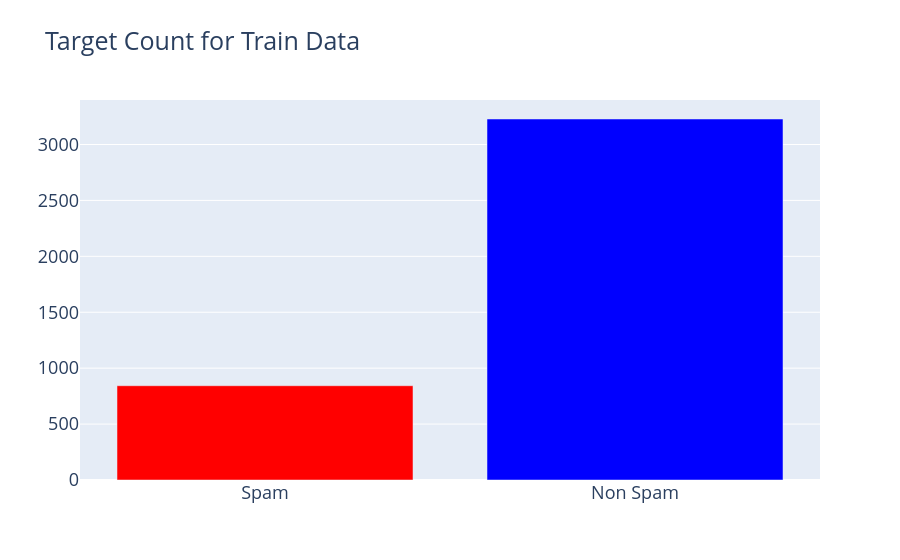
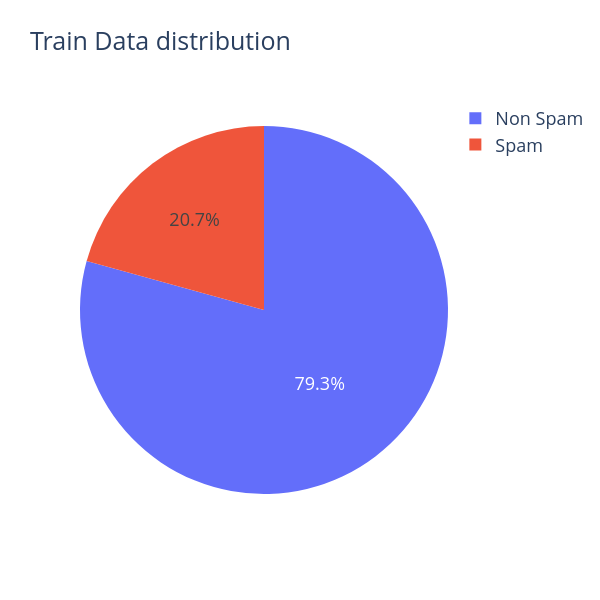

The cell these charts' notebook holds for them, in order:
### Code cell
configure_plotly_browser_state()

spam_size = len(spam_train_index)
non_spam_size = len(non_spam_train_index)
total_train_size = spam_size + non_spam_size

trace = go.Bar(
    x=["Spam","Non Spam"],
    y=[spam_size, non_spam_size],
    marker=dict(
        color=[spam_size, non_spam_size],
        colorscale = 'Picnic',
        reversescale = True
    ),
)

layout = go.Layout(
    title='Target Count for Train Data',
    font=dict(size=18)
)

data = [trace]
fig = go.Figure(data=data, layout=layout)
py.iplot(fig, filename="TargetCount")

## target distribution ##
labels = (np.array(["Spam", "Non Spam"]))
sizes = (np.array(([spam_size,non_spam_size]))/total_train_size*100)

trace = go.Pie(labels=labels, values=sizes)
layout = go.Layout(
    title='Train Data distribution',
    font=dict(size=18),
    width=600,
    height=600,
)
data = [trace]
fig = go.Figure(data=data, layout=layout)
py.iplot(fig, filename="usertype")

### Figure 1 — Plotly figure (JSON) as saved in the notebook; plotly's stock layout.template omitted (floating-point values rounded to 4 significant figures)
{"data": [{"marker": {"color": [843, 3228], "colorscale": [[0, "rgb(0,0,255)"], [0.1, "rgb(51,153,255)"], [0.2, "rgb(102,204,255)"], [0.3, "rgb(153,204,255)"], [0.4, "rgb(204,204,255)"], [0.5, "rgb(255,255,255)"], [0.6, "rgb(255,204,255)"], [0.7, "rgb(255,153,255)"], [0.8, "rgb(255,102,204)"], [0.9, "rgb(255,102,102)"], [1, "rgb(255,0,0)"]], "reversescale": true}, "type": "bar", "x": ["Spam", "Non Spam"], "y": [843, 3228]}], "layout": {"font": {"size": 18}, "title": {"text": "Target Count for Train Data"}}}

### Figure 2 — Plotly figure (JSON) as saved in the notebook; plotly's stock layout.template omitted (floating-point values rounded to 4 significant figures)
{"data": [{"labels": ["Spam", "Non Spam"], "type": "pie", "values": [20.71, 79.29]}], "layout": {"font": {"size": 18}, "height": 600, "title": {"text": "Train Data distribution"}, "width": 600}}
